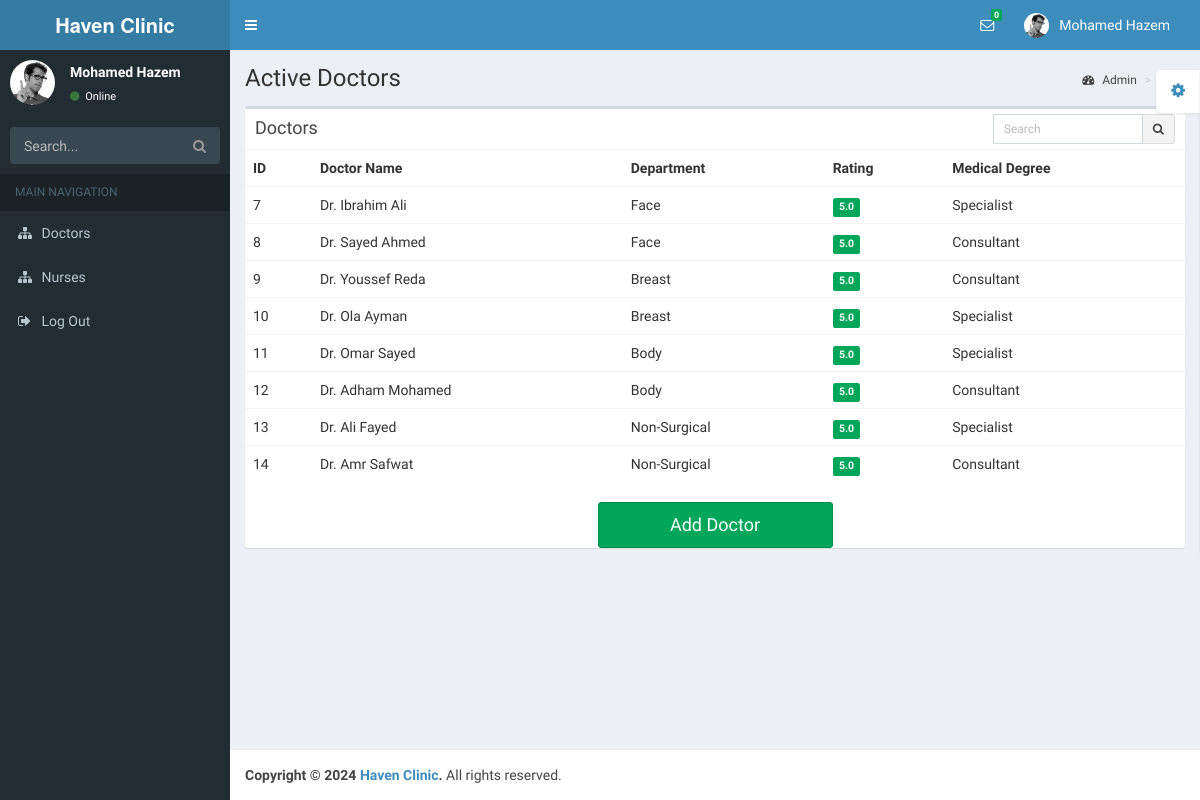
Page /doctors on the committed database.
### Clinic/models.py (models this page shows)
class User(AbstractUser):
    role = models.CharField(max_length=30, choices=[('ADMIN', 'Admin'), ('DOCTOR', 'Doctor'), ('NURSE', 'Nurse'), ('PATIENT', 'Patient')], default='PATIENT')
    first_name = models.CharField(max_length=30)
    last_name = models.CharField(max_length=30)
    sex = models.CharField(max_length=1, choices=[('M', 'Male'), ('F', 'Female')], default='M')

class Doctor(User):
    medical_degree = models.CharField(max_length=30, choices=[('Specialist', 'Specialist'), ('Consultant', 'Consultant')], default='Specialist')
    working_shift = models.CharField(max_length=8, choices=[('M', 'Morning'), ('E', 'Evening'), ('N', 'Night')])
    profile_picture = models.CharField(max_length=512, null=True, blank=True)
    rating = models.FloatField(default=5.0, blank=True)
    completed_appointments = models.IntegerField(default=0)
    department = models.ForeignKey(Department, on_delete=models.CASCADE, null=True)
    def __str__(self):
        return f"Dr. {self.first_name} {self.last_name}"

class User(AbstractUser):
    role = models.CharField(max_length=30, choices=[('ADMIN', 'Admin'), ('DOCTOR', 'Doctor'), ('NURSE', 'Nurse'), ('PATIENT', 'Patient')], default='PATIENT')
    first_name = models.CharField(max_length=30)
    last_name = models.CharField(max_length=30)
    sex = models.CharField(max_length=1, choices=[('M', 'Male'), ('F', 'Female')], default='M')

class Department(models.Model):
    name = models.CharField(max_length=50)
    def __str__(self):
        return self.name

### Clinic/views.py (the view)
# urls.py: path("doctors", views.doctors, name='view doctors'),
def doctors(request):
    if request.method == "POST":
        pass
    else:
        doctors = Doctor.objects.all()
        return render(request, "admin_view_doctors.html", {"doctors": doctors})

### Clinic/Templates/admin_view_doctors.html (shortened to what this page needs)
<!DOCTYPE html>
<html>
  <head>
    <link href="../static/bootstrap/css/bootstrap.min.css" rel="stylesheet" type="text/css" />
    <link href="https://maxcdn.bootstrapcdn.com/font-awesome/4.3.0/css/font-awesome.min.css" rel="stylesheet" type="text/css" />
    <link href="http://code.ionicframework.com/ionicons/2.0.0/css/ionicons.min.css" rel="stylesheet" type="text/css" />
    <link href="../static/dist/css/AdminLTE.min.css" rel="stylesheet" type="text/css" />
    <link href="../static/dist/css/skins/_all-skins.min.css" rel="stylesheet" type="text/css" />
  </head>
  <body class="skin-blue">
    <div class="wrapper">
      <header class="main-header">
        <a href="../admin" class="logo"><b>Haven Clinic</b></a>
        <nav class="navbar navbar-static-top" role="navigation">
          <a href="#" class="sidebar-toggle" data-toggle="offcanvas" role="button">
          </a>
          <div class="navbar-custom-menu">
            <ul class="nav navbar-nav">
              <li class="dropdown messages-menu">
                <a href="#" class="dropdown-toggle" data-toggle="dropdown">
                  <i class="fa fa-envelope-o"></i>
                  <span class="label label-success">0</span>
                </a>
              </li>
              <li class="dropdown user user-menu">
                <a href="#" class="dropdown-toggle" data-toggle="dropdown">
                  <img src="../static/dist/img/user2-160x160.jpg" class="user-image" alt="User Image"/>
                  <span class="hidden-xs">Mohamed Hazem</span>
                </a>
              </li>
            </ul>
          </div>
        </nav>
      </header>
      <aside class="main-sidebar">
        <section class="sidebar">
          <div class="user-panel">
            <div class="pull-left image">
              <img src="../static/dist/img/user2-160x160.jpg" class="img-circle" alt="User Image" />
            </div>
            <div class="pull-left info">
              <p>Mohamed Hazem</p>
              <a href="#"><i class="fa fa-circle text-success"></i> Online</a>
            </div>
          </div>
          <form action="#" method="get" class="sidebar-form">
            <div class="input-group">
              <input type="text" name="q" class="form-control" placeholder="Search..."/>
              <span class="input-group-btn">
                <button type='submit' name='seach' id='search-btn' class="btn btn-flat"><i class="fa fa-search"></i></button>
              </span>
            </div>
          </form>
          <ul class="sidebar-menu">
            <li class="header">MAIN NAVIGATION</li>
            <li><a href="../doctors"><i class="fa fa-sitemap"></i> Doctors</a></li>
            <li><a href="../nurses"><i class="fa fa-sitemap"></i> Nurses</a></li>
            <li>
              <a href="../logout">
                <i class="fa fa-sign-out"></i> <span>Log Out</span>
              </a>
            </li>
          </ul>
        </section>
      </aside>
      <div class="content-wrapper">
        <section class="content-header">
          <h1>
            Active Doctors
          </h1>
          <ol class="breadcrumb">
            <li><a href="../admin"><i class="fa fa-dashboard"></i> Admin</a></li>
            <li class="active">Staff</li>
          </ol>
        </section>
        <section class="content">
          <div class="row">
            <div class="col-xs-12">
              <div class="box">
                <div class="box-header">
                  <h3 class="box-title">Doctors</h3>
                  <div class="box-tools">
                    <div class="input-group">
                      <input type="text" name="table_search" class="form-control input-sm pull-right" style="width: 150px;" placeholder="Search"/>
                      <div class="input-group-btn">
                        <button class="btn btn-sm btn-default"><i class="fa fa-search"></i></button>
                      </div>
                    </div>
                  </div>
                </div>
                <div class="box-body table-responsive no-padding">
                  <table class="table table-hover">
                    <tr>
                      <th>ID</th>
                      <th>Doctor Name</th>
                      <th>Department</th>
                      <th>Rating</th>
                      <th>Medical Degree</th>
                    </tr>
                    {% for doctor in doctors %}
                    <tr>
                      <td>{{ doctor.id }}</td>
                      <td>{{ doctor }}</td>
                      <td>{{ doctor.department }}</td>
                      <td><span class="label label-success">{{ doctor.rating }}</span></td>
                      <td>{{ doctor.medical_degree }}</td>
                    </tr>
                    {% endfor %}
                  </table>
                  <td>
                    <a href="../Add_Staff" class="btn btn-block btn-success btn-lg" style="width:25%; margin-top: 20px; margin-left: auto;
                    margin-right: auto;
                    display: block;">Add Doctor
                    </a>
                  </td>
                </div>
              </div>
            </div>
          </div>
        </section>
      </div>
      <footer class="main-footer">
        <strong>Copyright &copy; 2024 <a>Haven Clinic</a>.</strong> All rights reserved.
      </footer>
    </div>
  </body>
</html>

### rows in the picture
Doctor: id "7", last_name "Dr. Ibrahim Ali", department "Face", rating "5.0", medical_degree "Specialist"
Doctor: id "8", last_name "Dr. Sayed Ahmed", department "Face", rating "5.0", medical_degree "Consultant"
Doctor: id "9", last_name "Dr. Youssef Reda", department "Breast", rating "5.0", medical_degree "Consultant"
Doctor: id "10", last_name "Dr. Ola Ayman", department "Breast", rating "5.0", medical_degree "Specialist"
Doctor: id "11", last_name "Dr. Omar Sayed", department "Body", rating "5.0", medical_degree "Specialist"
Doctor: id "12", last_name "Dr. Adham Mohamed", department "Body", rating "5.0", medical_degree "Consultant"
Doctor: id "13", last_name "Dr. Ali Fayed", department "Non-Surgical", rating "5.0", medical_degree "Specialist"
Doctor: id "14", last_name "Dr. Amr Safwat", department "Non-Surgical", rating "5.0", medical_degree "Consultant"
